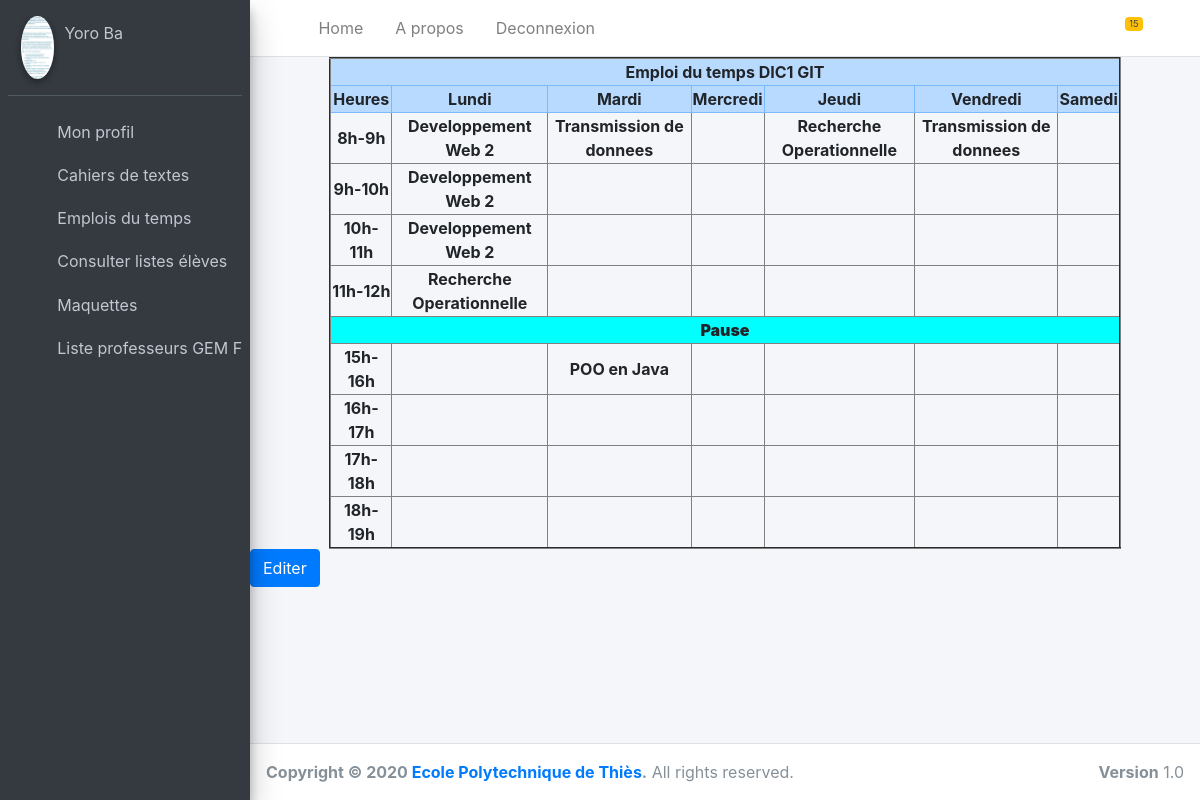
The page /authentification/EmploiDuTempsClasse/2/2/2/ on the database its author committed.
### authentification/models.py (models this page shows)
class Professeur(models.Model):
    prenom = models.CharField(max_length=40)
    nom = models.CharField(max_length=20)
    email = models.EmailField(unique=True, null=False)
    telephone = models.IntegerField()
    respClasse = models.CharField(default='Non', max_length=40)
    respDept = models.CharField(default='Non', max_length=40)
    genre = models.CharField(max_length=20, default='genre',null=True)
    profil = models.ImageField(upload_to="photos/",default='/media/photos/avatar1.png/')
    mot_de_passe = models.CharField(null=False, max_length=40)

class Departement(models.Model):
    nom_dept = models.CharField('nom_dept', max_length=30)
    systeme = models.CharField('nom_dept', max_length=30, default='semestriel')
    chef_dept = models.ForeignKey('Professeur',on_delete=models.CASCADE, default="1")

class Classe(models.Model):
    nom_classe = models.CharField('nom_classe', max_length=10)
    departement = models.ForeignKey('Departement', on_delete=models.CASCADE)

class CaseModule (models.Model):
    module = models.ForeignKey('Module',on_delete=models.CASCADE)
    jour = models.ForeignKey('Jour',on_delete=models.CASCADE)
    heure_debut = models.IntegerField()

class Module(models.Model):
    nom=models.CharField(max_length=40)
    CM=models.IntegerField()
    TD_TP=models.IntegerField()
    TPE=models.IntegerField()
    ECTS=models.IntegerField()
    coef=models.IntegerField()
    classe = models.ForeignKey('Classe',on_delete=models.CASCADE)
    UE = models.ForeignKey('UE',on_delete=models.CASCADE)
    total = models.IntegerField(default=0)

### authentification/views.py (the view, shortened to what this page needs)
# urls.py: path('EmploiDuTempsClasse/<int:user>/<int:cleUser>/<int:cleClasse>/', views.EmploiDuTempsClasse, name='EDTClasse'),
def EmploiDuTempsClasse(request,user,cleUser,cleClasse):
	classe = Classe.objects.all()
	dept = Departement.objects.all()
	prof = Professeur.objects.all()
	eleve = Eleve.objects.all()
	cl = Classe.objects.get(pk=cleClasse)
	caseModule = CaseModule.objects.all()
	nbreCM = caseModule.count()
	caseMatiere = CaseMatiere.objects.all()
	module = Module.objects.all()
	matiere = Matiere.objects.all()
	case = "vide"
	jours = Jour.objects.all()
	heuresMatin = range(8,12)
	heuresSoir = range(15,19)
	if user == 2:
		pr = Professeur.objects.get(pk=cleUser)
		return render(request, 'registration/EDTClasse.Prof.html', {'Module':module,'Matiere':matiere,'classe':classe,'cl':cl,'prof':pr,'dept':dept,'eleve':eleve,'caseModule':caseModule,'caseMatiere':caseMatiere,'case':case,'jours':jours,'heuresMatin':heuresMatin,'heuresSoir':heuresSoir,'nbreCM':nbreCM})
	return LogoutView()

### authentification/templatetags/perso.py (called while the page is built)
@register.filter
def add(value, arg):
    return value + int(arg)

@register.tag(name='set')
def set_var(parser, token):
    parts = token.split_contents()
    if len(parts) < 4:
        raise template.TemplateSyntaxError("'set' tag must be of the form: {% set <var_name> = <var_value> %}")
    return SetVarNode(parts[1], parts[3])

    def render(self, context):
        try:
            value = template.Variable(self.var_value).resolve(context)
        except template.VariableDoesNotExist:
            value = ""
        context[self.var_name] = value
        return u""

### authentification/Templates/registration/EDTClasse.Prof.html (shortened to what this page needs)
{% extends "registration/baseProf.html" %}
{% block links %}
    {% load static %}
    <link rel="stylesheet" href="{% static "EDT/EDT.css" %}">
{% endblock %}
{% block content %}
<div class="content-wrapper">
    <form action="{% url 'newEDT' prof.pk cl.pk %}" method="POST">
    <table id="table" class="col-md-10 offset-md-1" border="2">
        {% if cl.departement.systeme == "lmd" %}
            <thead class="table-primary">
            <tr id="entete">
                <th colspan="7">Emploi du temps {{cl.nom_classe}}</th>
            </tr id="entete">
            <tr>
                <th >Heures {{nom_module}} </th>
                <th >Lundi</th>
                <th >Mardi</th>
                <th >Mercredi</th>
                <th >Jeudi</th>
                <th >Vendredi</th>
                <th >Samedi</th>
            </tr>
            </thead>
            <tbody>
                {% load perso %}
                {% for i in heuresMatin %}
                    <tr>
                        <td>{{i}}h-{{i|add:"1"}}h</td>
                        {% for j in jours %}
                            {% set case = 'vide' %}
                            {% for c in caseModule %}
                                {% if c.module.classe.nom_classe == cl.nom_classe and c.heure_debut == i and c.jour == j %}
                                    {% set case = 'occupee' %}
                                    <td>
                                        {{ c.module.nom }}
                                    </td>
                                {% endif %}
                                {% if forloop.last and case == 'vide' %}
                                    <td>
                                    </td>
                                {% endif %}
                            {% endfor %}
                        {% endfor %}
                    </tr>
                {% endfor %}
                <tr id="pause">
                    <td colspan="7"><b>Pause</b></td>
                </tr>
                {% for i in heuresSoir %}
                    <tr>
                        <td>{{i}}h-{{i|add:"1"}}h</td>
                        {% for j in jours %}
                            {% set case = 'vide' %}
                            {% for c in caseModule %}
                                {% if c.module.classe.nom_classe == cl.nom_classe and c.heure_debut == i and c.jour == j %}
                                    {% set case = 'occupee' %}
                                    <td>
                                        {{ c.module.nom }}
                                    </td>
                                {% endif %}
                                {% if forloop.last and case == 'vide' %}
                                    <td>
                                    </td>
                                {% endif %}
                            {% endfor %}
                        {% endfor %}
                    </tr>
                {% endfor %}
            </tbody>
        {% elif cl.departement.systeme == "semestriel" %}
                {% load perso %}
        {% endif %}
    </table>
    </form>
    <button class="btn btn-primary" id="edit">Editer</button>
</div>
{% endblock %}

### authentification/Templates/registration/baseProf.html (shortened to what this page needs)
{% load static %}
<!DOCTYPE html>
<html>
<head>
  <link rel="stylesheet" href="{% static "dashboard/plugins/fontawesome-free/css/all.min.css" %}">
  <link rel="stylesheet" href="{% static "dashboard/ionicons.min.css" %}">
  <link rel="stylesheet" href="{% static "dashboard/plugins/tempusdominus-bootstrap-4/css/tempusdominus-bootstrap-4.min.css" %}">
  <link rel="stylesheet" href="{% static "dashboard/plugins/icheck-bootstrap/icheck-bootstrap.min.css" %}">
  <link rel="stylesheet" href="{% static "dashboard/plugins/jqvmap/jqvmap.min.css" %}">
  <link rel="stylesheet" href="{% static "dashboard/dist/css/adminlte.min.css" %}">
  <link rel="stylesheet" href="{% static "dashboard/plugins/overlayScrollbars/css/OverlayScrollbars.min.css" %}">
  <link rel="stylesheet" href="{% static "dashboard/plugins/daterangepicker/daterangepicker.css" %}">
  <link rel="stylesheet" href="{% static "dashboard/plugins/summernote/summernote-bs4.css" %}">
  <link rel="stylesheet" href="{% static "dashboard/cameïrou.css" %}">
  {% block links %}{% endblock %}
</head>
<body class="hold-transition sidebar-mini layout-fixed">
<div class="wrapper">
  {% block navbar %}
  <nav class="main-header navbar navbar-expand navbar-white navbar-light">
    <ul class="navbar-nav">
      <li class="nav-item">
        <a class="nav-link" data-widget="pushmenu" href="#"><i class="fas fa-bars"></i></a>
      </li>
      <li class="nav-item d-none d-sm-inline-block">
        <a href="registration/dashboardProfesseur.html" class="nav-link">Home</a>
      </li>
      <li class="nav-item d-none d-sm-inline-block">
        <a href="#" class="nav-link">A propos</a>
      </li>
      <li class="nav-item d-none d-sm-inline-block">
        <a href="{% url 'connexion' %}" class="nav-link">Deconnexion</a>
      </li>
    </ul>
    <ul class="navbar-nav ml-auto">
      <li class="nav-item dropdown">
        <a class="nav-link" data-toggle="dropdown" href="#">
          <span class="badge badge-warning navbar-badge">15</span>
        </a>
      </li>
      <li class="nav-item">
        <a class="nav-link" data-widget="control-sidebar" data-slide="true" href="#">
          <i class="fas fa-th-large"></i>
        </a>
      </li>
    </ul>
  </nav>
  {% endblock %}
  <aside class="main-sidebar sidebar-dark-primary elevation-4">
    <div class="sidebar">
      <div class="user-panel mt-3 pb-3 mb-3 d-flex">
        <div class="image">
          <img src="{{ prof.profil.url }}" class="img-circle elevation-2" alt="User Image">
        </div>
        <div class="info">
          <a href="{% url 'profilProf' prof.pk %}" class="d-block">{{prof.prenom}} {{prof.nom}}</a>
        </div>
      </div>
      <nav class="mt-2">
        <ul class="nav nav-pills nav-sidebar flex-column" data-widget="treeview" role="menu" data-accordion="false">
          <li class="nav-item has-treeview">
            <a href="{% url 'profilProf' prof.pk %}" class="nav-link">
              <i class="nav-icon far fa-image"></i>
              <p>
                Mon profil
              </p>
            </a>
          </li>
          <li class="nav-item">
            <a href="{% url 'CDT' 2 prof.pk %}" class="nav-link">
              <i class="nav-icon fas fa-book"></i>
              <p>
                Cahiers de textes
              </p>
            </a>
          </li>
          <li class="nav-item">
            <a href="{% url 'EDT' 2 prof.pk %}" class="nav-link">
              <i class="nav-icon fas fa-book"></i>
              <p>
                Emplois du temps
              </p>
            </a>
          </li>
          <li class="nav-item has-treeview">
            <a href="#" class="nav-link">
              <i class="nav-icon fas fa-book"></i>
              <p>
                Consulter listes élèves
              </p>
            </a>
          </li>
          <li class="nav-item has-treeview">
            <a href="{% url 'Maquette' 2 prof.pk %}" class="nav-link">
              <i class="nav-icon fas fa-book"></i>
              <p>
                Maquettes
              </p>
            </a>
          </li>
          {% for d in dept %}
            {% if prof.respDept == d.nom_dept %}
                <li class="nav-item has-treeview">
                  <a href="#" class="nav-link">
                    <i class="nav-icon fas fa-book"></i>
                    <p>
                      Liste professeurs {{d.nom_dept}}
                    </p>
                  </a>
                </li>
            {% endif %}
          {% endfor %}
        </ul>
      </nav>
    </div>
  </aside>
  {% block content %}{% endblock %}
  {% block footer %}
  <footer class="main-footer">
    <strong>Copyright &copy; 2020 <a href="http://ept.sn">Ecole Polytechnique de Thiès</a>.</strong>
    All rights reserved.
    <div class="float-right d-none d-sm-inline-block">
      <b>Version</b> 1.0
    </div>
  </footer>
  {% endblock %}
</div>
</body>
</html>

### authentification/static/EDT/EDT.css (style rules this page uses)
th,td { text-align: center; }
#pause { background-color: cyan; }
td { font-weight: bold; }

### rows shown on the page
Professeur: profil (picture), prenom "Yoro", nom "Ba"
Departement: nom_dept "GEM…"
Classe: nom_classe "DIC1 GIT"
CaseModule: module.nom "Developpement Web 2"
CaseModule: module.nom "Transmission de donnees"
CaseModule: module.nom "Recherche Operationnelle"
CaseModule: module.nom "Transmission de donnees"
CaseModule: module.nom "Developpement Web 2"
CaseModule: module.nom "Developpement Web 2"
CaseModule: module.nom "Recherche Operationnelle"
CaseModule: module.nom "POO en Java"

### other values the page prints
{{ i }} "8" "9" "10" "11"
{{ i|add:"1" }} "9" "10" "11" "12"
{{ i }} "15" "16" "17" "18"
{{ i|add:"1" }} "16" "17" "18" "19"
